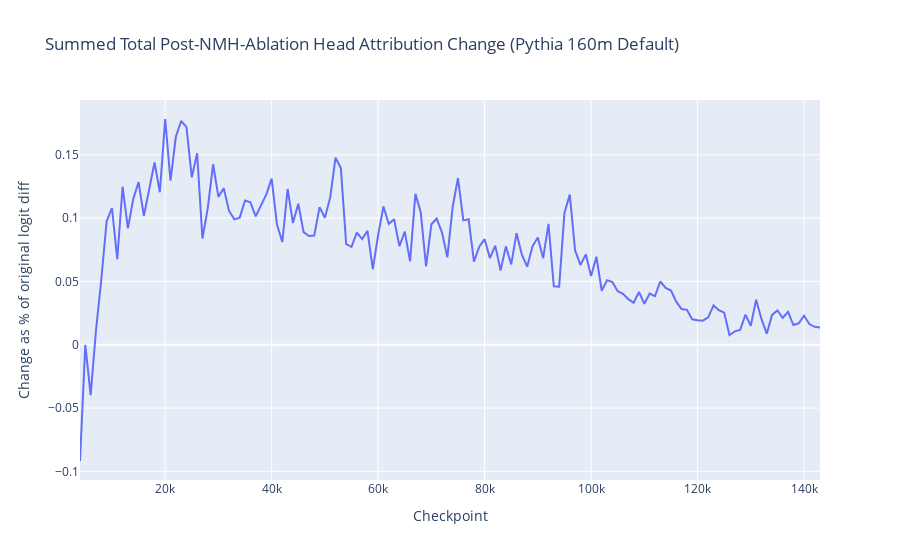

Notebook cell for this chart:
### Code cell
# plot total_head_deltas
fig = px.line(
    x=list(summed_total_head_deltas.keys()), 
    y=list(summed_total_head_deltas.values()), 
    title="Summed Total Post-NMH-Ablation Head Attribution Change (Pythia 160m Default)",
    labels={'x': 'Checkpoint', 'y': 'Change as % of original logit diff'}
)

fig.show()

### Figure 1 — Plotly figure (JSON) as saved in the notebook; plotly's stock layout.template omitted (floating-point values rounded to 4 significant figures; data arrays with more than 128 entries replaced by an {"elided": "..."} marker saying what was removed)
{"data": [{"hovertemplate": "Checkpoint=%{x}<br>Change as % of original logit diff=%{y}<extra></extra>", "legendgroup": "", "line": {"color": "#636efa", "dash": "solid"}, "marker": {"symbol": "circle"}, "mode": "lines", "name": "", "orientation": "v", "showlegend": false, "type": "scatter", "x": {"elided": "140 int values"}, "xaxis": "x", "y": {"elided": "140 float values"}, "yaxis": "y"}], "layout": {"legend": {"tracegroupgap": 0}, "title": {"text": "Summed Total Post-NMH-Ablation Head Attribution Change (Pythia 160m Default)"}, "xaxis": {"anchor": "y", "domain": [0, 1], "title": {"text": "Checkpoint"}}, "yaxis": {"anchor": "x", "domain": [0, 1], "title": {"text": "Change as % of original logit diff"}}}}
